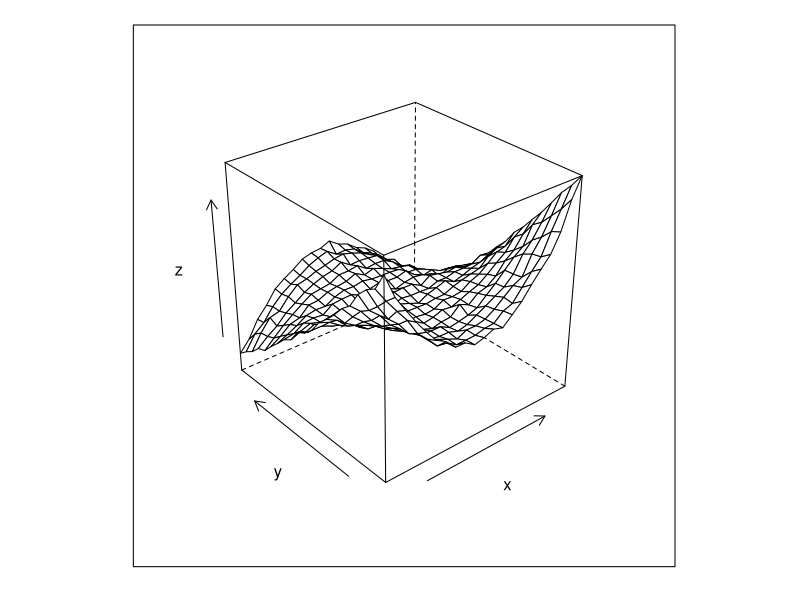
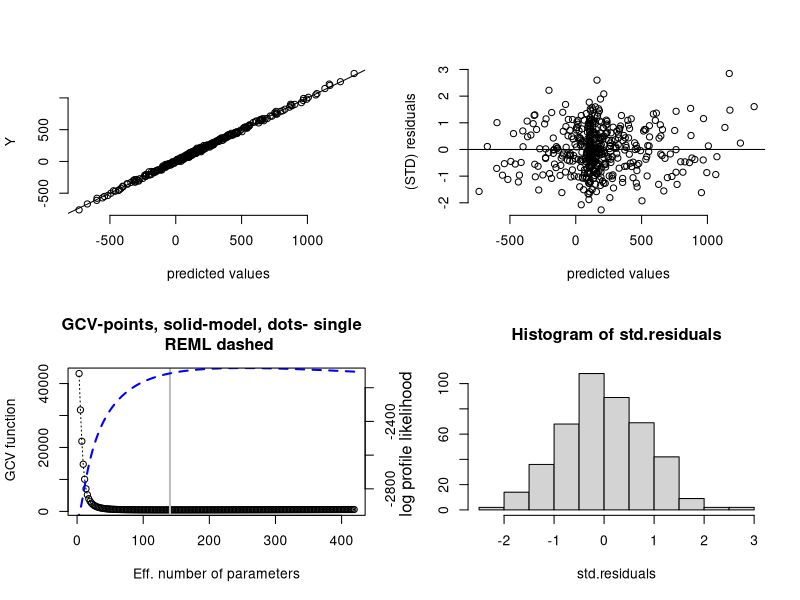
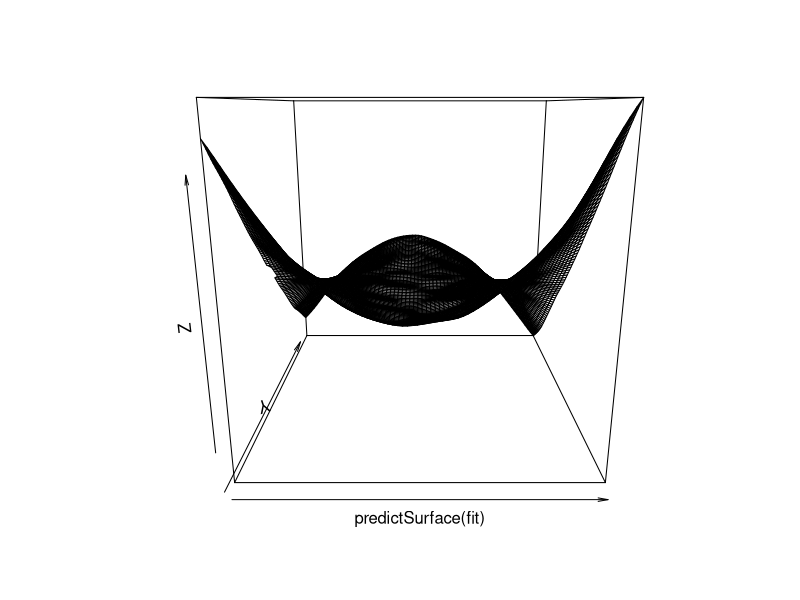
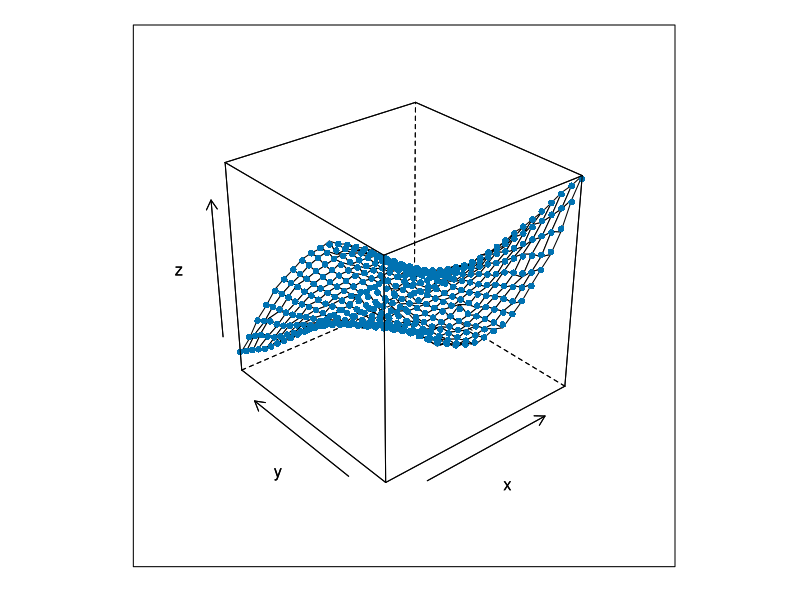
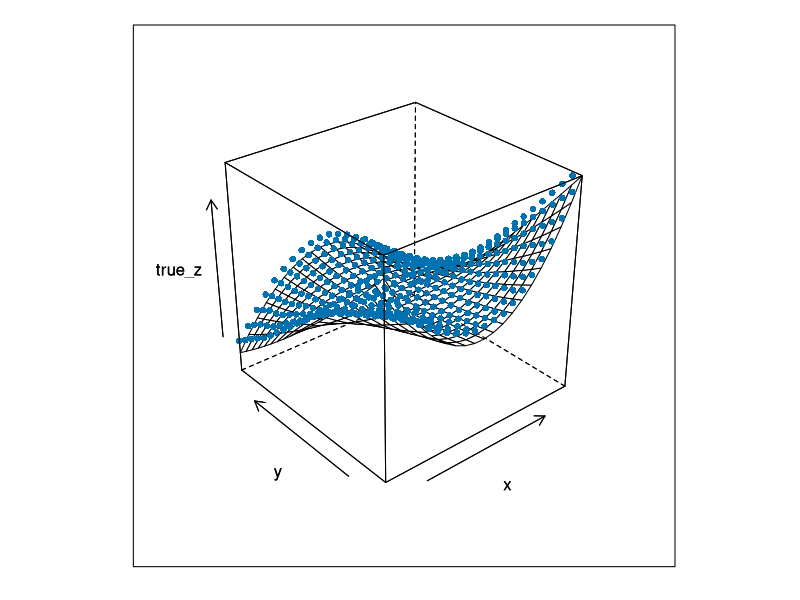

Recreate these plots in R, in order.


# this is a simple script to see thin plate splines in action with the
#  Fields package.
# see my blog https://asbates.rbind.io for a discussion



library(fields)
library(dplyr)
library(lattice)

set.seed(42)
df <- expand.grid(x = -10:10, y = -10:10) %>% 
  mutate(z = y + x^2 + y^2 - x*y - x^2*y + rnorm(n(), 100, 20))

wireframe(z ~ x*y, df)

# takes x,y and not formula
model_x <- df %>% select(x,y)
model_y <- df %>% select(z)

fit <- Tps(model_x, model_y)

fit
class(fit)

methods(class = "Krig")

par(mfrow = c(2,2))
plot(fit)
par(mfrow = c(1,1))

persp(predictSurface(fit))

?predictSE.Krig
predictSE(fit)

pred_tps <- predict(fit)

# add predicted and true values
df <- df %>% 
  mutate(true_z = y + x^2 + y^2 - x*y - x^2*y) %>% 
  mutate(fitted_z = as.vector(pred_tps))


# surface plot with fitted values

# to get both points and surface
# thanks to 
# https://stackoverflow.com/questions/1406202/
# plotting-a-wireframe-and-a-cloud-with-lattice-in-r

wire_cloud <- function(x, y, z, point_z, ...){
  panel.wireframe(x, y, z, ...)
  panel.cloud(x, y, point_z, ...)
}

# first with the data as above
wireframe(z ~ x*y, data = df,
          panel = wire_cloud, point_z = df$fitted_z,
          pch = 16)

# now with the true surface
wireframe(true_z ~ x*y, data = df,
          panel = wire_cloud, point_z = df$fitted_z,
          pch = 16)



rmse_tps <- sqrt( mean( (pred_tps - df$true_z)^2 ) )

library(randomForest)
fit_rf <- randomForest(z ~ x + y, df)
pred_rf <- predict(fit_rf)
rmse_rf <- sqrt( mean( (pred_rf = df$true_z)^2 ) )

rmse_tps 
rmse_rf
